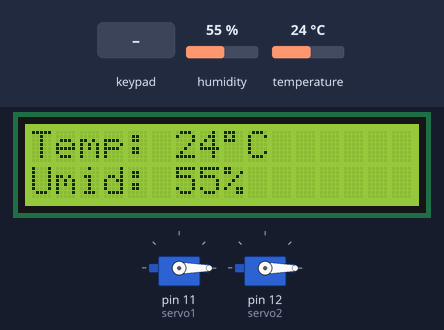
The sketch below on a simulated Arduino Mega 2560, built with avr-gcc and run on an emulated ATmega2560. Parts: 16×2 character LCD, 2 × servo. The inputs (shaded band) are chosen by the test bench; at power-on: humidity 55 %, temperature 24 °C. EEPROM starts erased.

Above: at 2.3 s.
2.4 s: keypad keys 1 2 3 4 A pressed 0.4 s apart
At 4.5 s:
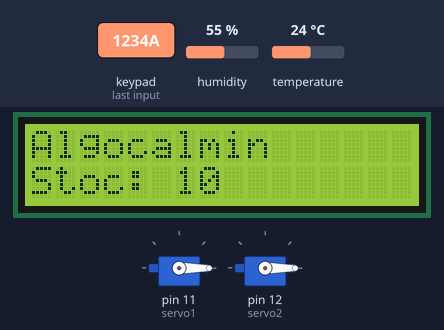
5.9 s: key '1' pressed
At 8.1 s:
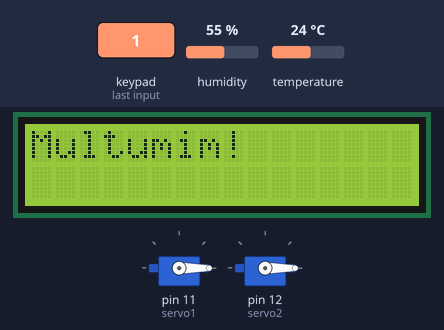
10.7 s: keypad keys 9 9 9 9 A pressed 0.4 s apart
At 14.2 s:
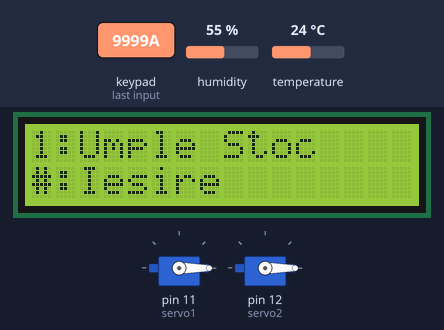
24.8 s: key 'A' pressed
At 25.9 s:
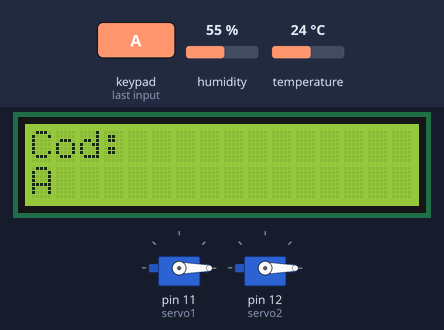
36.3 s: keypad keys 1 3 9 7 2 # pressed 0.4 s apart
At 38.3 s:
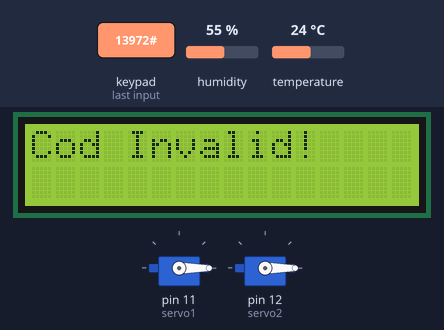
51.5 s: key 'B' pressed
At 52.1 s:
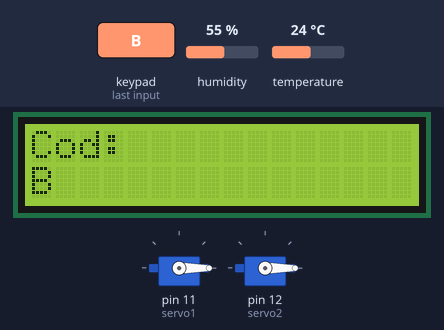
Timing chart, 0 to 54.5 s (numbered marks = the images above; inputs shaded):
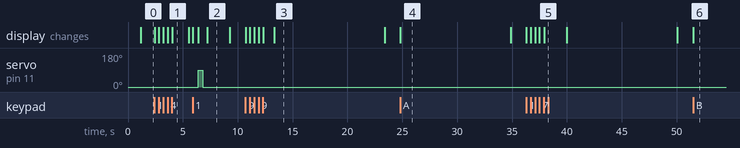

The sketch:

Tonomat_Medicamente.ino
```cpp
#include <Keypad.h>
#include <Servo.h>
#include <Wire.h>
#include <LiquidCrystal_I2C.h>
#include <EEPROM.h>
#include <DHT.h>

#define DHTPIN 36
#define DHTTYPE DHT11
DHT dht(DHTPIN, DHTTYPE);

LiquidCrystal_I2C lcd(0x27, 16, 2);

Servo servo1, servo2;

const byte numRows = 4;
const byte numCols = 4;
char keymap[numRows][numCols] = {
  {'1','2','3','A'},
  {'4','5','6','B'},
  {'7','8','9','C'},
  {'*','0','#','D'}
};

byte rowPins[numRows] = {9, 8, 7, 6};
byte colPins[numCols] = {5, 4, 3, 2};

Keypad keypad = Keypad(makeKeymap(keymap), rowPins, colPins, numRows, numCols);

struct Medicine {
  char name[12];
  const char code[6];
  int stock;
  int eepromAddr;
  Servo* servo;
};

Medicine medicines[] = {
  {"Algocalmin",  "1234A", 10, 100, &servo1},
  {"Paracetamol", "5678B", 10, 105, &servo2}
};

const int medicineCount = 2;
const int MAX_STOCK = 10;

char enteredCode[6];
const int codeLength = 5;
unsigned long lastActivityTime = 0;
const unsigned long TIMEOUT = 15000;
unsigned long lastTempRead = 0;

void setup() {
  Serial.begin(9600);

  lcd.init();
  lcd.backlight();
  dht.begin();

  lcd.clear();
  lcd.print("Initializare...");
  delay(1000);

  servo1.attach(11);
  servo2.attach(12);

  servo1.write(0);
  servo2.write(0);

  for (int i = 0; i < medicineCount; i++) {
    int savedStock = EEPROM.read(medicines[i].eepromAddr);
    if (savedStock > MAX_STOCK || savedStock < 0) {
      medicines[i].stock = MAX_STOCK;
      EEPROM.write(medicines[i].eepromAddr, MAX_STOCK);
    } else {
      medicines[i].stock = savedStock;
    }
  }

  showWelcomeScreen();
}

void loop() {
  if (millis() - lastActivityTime > TIMEOUT) {
    if (millis() - lastTempRead > 3000) {
      updateTempScreen();
      lastTempRead = millis();
    }
  }

  char key = keypad.getKey();

  if (key) {
    readCode(key);
    lastActivityTime = millis();
    showWelcomeScreen();
  }
}

void updateTempScreen() {
  float t = dht.readTemperature();
  float h = dht.readHumidity();

  if (isnan(t) || isnan(h)) {
    lcd.setCursor(0, 0);
    lcd.print("Senzor Off/Err ");
    return;
  }

  lcd.setCursor(0, 0);
  lcd.print("Temp: "); lcd.print((int)t); lcd.print((char)223); lcd.print("C    ");
  lcd.setCursor(0, 1);
  lcd.print("Umid: "); lcd.print((int)h); lcd.print("%     ");
}

void showWelcomeScreen() {
  lcd.clear();
  updateTempScreen();
}

void readCode(char firstKey) {
  int i = 0;
  enteredCode[i++] = firstKey;
  lastActivityTime = millis();

  lcd.clear();
  lcd.print("Cod:");
  lcd.setCursor(0, 1);
  lcd.print(firstKey);

  while (i < codeLength) {
    char key = keypad.getKey();
    if (key) {
      enteredCode[i] = key;
      lcd.print('*');
      i++;
      lastActivityTime = millis();
    }
    if (millis() - lastActivityTime > 10000) return;
  }

  if (strncmp(enteredCode, "9999A", 5) == 0) {
    enterAdminMode();
    return;
  }

  verifyMedicineCode();
}

void verifyMedicineCode() {
  bool found = false;
  for (int i = 0; i < medicineCount; i++) {
    if (strncmp(enteredCode, medicines[i].code, 5) == 0) {
      found = true;
      processDispense(&medicines[i]);
      break;
    }
  }
  if (!found) {
    lcd.clear();
    lcd.print("Cod Invalid!");
    delay(2000);
  }
}

void processDispense(Medicine* med) {
  lcd.clear();
  lcd.print(med->name);
  lcd.setCursor(0, 1);
  lcd.print("Stoc: "); lcd.print(med->stock);
  delay(1500);

  if (med->stock <= 0) {
    lcd.clear();
    lcd.print("Stoc Epuizat!");
    delay(2000);
    return;
  }

  lcd.clear();
  lcd.print("Cantitate (1-9):");

  int quantity = 0;
  unsigned long waitStart = millis();

  while(millis() - waitStart < 10000) {
    char key = keypad.getKey();
    if (key >= '1' && key <= '9') {
      quantity = key - '0';
      lcd.setCursor(0, 1);
      lcd.print(quantity);
      delay(500);
      break;
    }
    if (key == '#') return;
  }

  if (quantity > 0) {
    if (quantity > med->stock) {
      lcd.clear();
      lcd.print("Stoc Insuficient");
      delay(2000);
    } else {
      lcd.clear();
      lcd.print("Distribuire...");


      for(int k=0; k<quantity; k++) {
        med->servo->write(90);
        delay(400);
        med->servo->write(0);
        delay(400);
      }

      med->stock -= quantity;
      EEPROM.write(med->eepromAddr, med->stock);

      lcd.clear();
      lcd.print("Multumim!");
      delay(2000);
    }
  }
}

void enterAdminMode() {
  lcd.clear();
  lcd.print("Mod Admin");
  delay(1000);
  lcd.clear();
  lcd.print("1:Umple Stoc");
  lcd.setCursor(0,1);
  lcd.print("#:Iesire");

  unsigned long adminStart = millis();
  while(millis() - adminStart < 10000) {
    char key = keypad.getKey();
    if (key == '1') {
      for (int i = 0; i < medicineCount; i++) {
        medicines[i].stock = MAX_STOCK;
        EEPROM.write(medicines[i].eepromAddr, MAX_STOCK);
      }
      lcd.clear();
      lcd.print("Stoc Refacut!");
      delay(2000);
      return;
    }
    if (key == '#') return;
  }
}
```

Measured:
- after the input at 2.4 s, the display: first changes at once (image 1 shows a later state)
- after the input at 5.9 s, servo on pin 11 (servo1): 0° → 90° after 0.52 s, → 0° 0.40 s later; the display: first changes at once (image 2 shows a later state)
- after the input at 10.7 s, the display: first changes at once (image 3 shows a later state)
- after the input at 24.8 s, the display: changes at once (image 4)
- after the input at 36.3 s, the display: first changes at once (image 5 shows a later state)
- after the input at 51.5 s, the display: changes at once (image 6)
- what the display in image 1 shows lasts 1.5 s, from 4.0 s to 5.5 s
